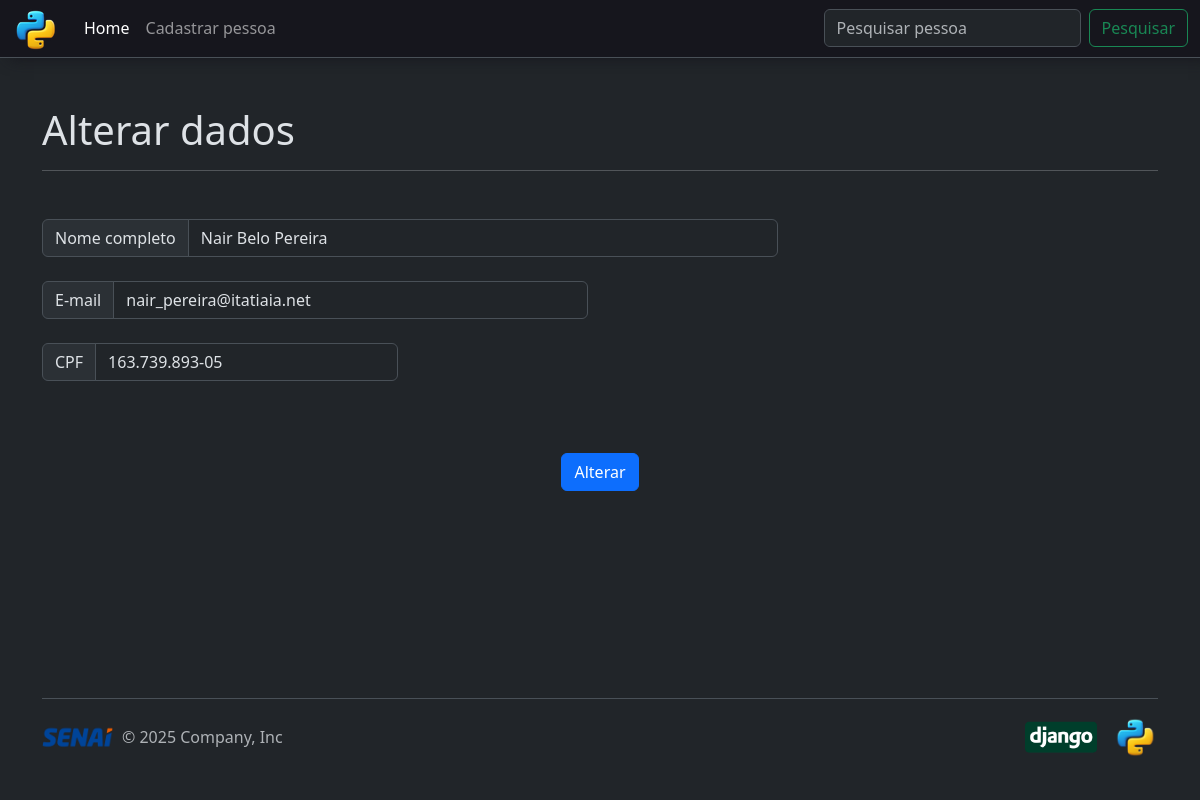
The page /crud_app/alterar/1/ on the database its author committed.
### crud_app/models.py (models this page shows, shortened)
class Pessoa(models.Model):
    id_pessoa = models.AutoField(primary_key=True)
    nome = models.CharField(max_length=255, null=False, blank=False)
    email = models.EmailField(unique=True, null=False, blank=False)
    cpf = models.CharField(max_length=14, unique=True, null=True, blank=True)

### crud_app/views.py (the view)
# urls.py: path('alterar/<int:id_pessoa>/', views.alterar_pessoa, name='alterar_pessoa'),
def alterar_pessoa(request, id_pessoa):
    pessoa = Pessoa.objects.get(id_pessoa=id_pessoa)
    if request.method == 'POST':
        pessoa.nome = request.POST.get('nome')
        pessoa.email = request.POST.get('email')
        pessoa.cpf = request.POST.get('cpf')
        pessoa.save()
        return redirect('home')
    return render(request, 'alterar.html', {'pessoa': pessoa})

### crud_app/templates/alterar.html (shortened to what this page needs)
{% extends 'base.html' %}
{% block content %}
{% load static %}
    <div class="container">
        <h1>Alterar dados</h1>
        <hr class="mb-5">
        <form action="{% url 'alterar_pessoa' pessoa.id_pessoa %}" method="POST">
            <div class="row">
                <div class="col-12 col-lg-8">
                    <div class="input-group mb-4">
                        <span class="input-group-text" id="inputGroup-sizing-default">Nome completo</span>
                        <input type="text" class="form-control" aria-label="Sizing example input" aria-describedby="inputGroup-sizing-default" name="nome" value="{{ pessoa.nome }}" required>
                    </div>
                </div>
            </div>
            <div class="row">
                <div class="col-12 col-lg-6">
                    <div class="input-group mb-4">
                        <span class="input-group-text" id="inputGroup-sizing-default">E-mail</span>
                        <input type="text" class="form-control" aria-label="Sizing example input" aria-describedby="inputGroup-sizing-default" name="email" value="{{ pessoa.email }}" required>
                    </div>
                </div>
            </div>
            <div class="row">
                <div class="col-12 col-md-6 col-lg-4">
                    <div class="input-group mb-4">
                        <span class="input-group-text" id="inputGroup-sizing-default">CPF</span>
                        <input type="text" class="form-control" aria-label="Sizing example input" aria-describedby="inputGroup-sizing-default" name="cpf" value="{{ pessoa.cpf }}" required>
                    </div>
                </div>
            </div>
            <div class="row">
                <div class="d-grid gap-2 d-md-flex justify-content-md-center">
                    <button type="submit" class="btn btn-primary mt-5 mb-5">Alterar</button>
                </div>
            </div>
        </form>
    </div>
{% endblock %}

### crud_app/static/css/estilo.css (style rules this page uses)
html, body { height: 100%; margin: 0; padding: 0; }
body { min-height: 100vh; display: flex; flex-direction: column; }

### rows shown on the page
Pessoa: nome "Nair Belo Pereira", email "nair_pereira@itatiaia.net", cpf "163.739.893-05"
